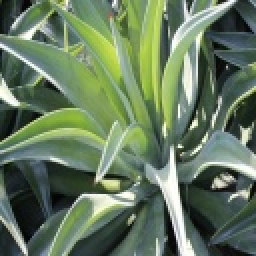
#> input picture dataset/test/Agave americana/100.JPG, 128 x 128 px, given as the content of the folder Dataset/train, which was not available (shown 2 times larger)
$ python main.py
#> lines starting #> are read from the running program, lines starting #| are printed output that depends on the picture; pictures that were not available may be replaced by others from this repository, and a replacement may not be noted
### visualizer.py
import matplotlib.pyplot as plt
import seaborn as sns
from PIL import Image
import numpy as np

class DatasetVisualizer:
    def __init__(self, dataset):
        self.dataset = dataset

    def plot_class_distribution(self, figsize=(15, 5)):
        plt.figure(figsize=figsize)
        class_dist = self.dataset.load_metadata()["class_distribution"]
        plt.bar(range(len(class_dist)), list(class_dist.values()))
        plt.title(f'{"Train" if self.dataset.is_train else "Test"} Dataset Class Distribution')
        plt.xlabel('Class Index')
        plt.ylabel('Number of Images')
        plt.show()

    def show_sample_images(self, num_samples=5, figsize=(15, 3)):
        plt.figure(figsize=figsize)
        images, labels = self.dataset.get_batch(num_samples)

        for i in range(num_samples):
            plt.subplot(1, num_samples, i+1)
            plt.imshow(images[i])
            plt.title(f'Class: {self.dataset.classes[labels[i]]}')
            plt.axis('off')
        plt.show()

    def analyze_image_sizes(self, sample_size=100):
        widths, heights = [], []
        for i in range(min(sample_size, len(self.dataset.image_paths))):
            stats = self.dataset.preprocessor.get_image_stats(self.dataset.image_paths[i])
            widths.append(stats["size"][0])
            heights.append(stats["size"][1])

        plt.figure(figsize=(12, 4))
        plt.subplot(1, 2, 1)
        plt.hist(widths, bins=30)
        plt.title('Image Width Distribution')
        plt.subplot(1, 2, 2)
        plt.hist(heights, bins=30)
        plt.title('Image Height Distribution')
        plt.show()

### dataset.py
import os
from PIL import Image
import numpy as np
from sklearn.model_selection import train_test_split
from collections import Counter

class BaseDataset:
    def __init__(self, base_dir):
        self.base_dir = base_dir
        self.classes = []
        self.image_paths = []
        self.labels = []

    def load_metadata(self):
        """Load basic dataset metadata"""
        return {
            "total_images": len(self.image_paths),
            "num_classes": len(self.classes),
            "class_distribution": Counter(self.labels)
        }

class ImagePreprocessor:
    @staticmethod
    def preprocess_image(image_path, target_size=(224, 224)):
        img = Image.open(image_path)
        img = img.convert('RGB')
        img = img.resize(target_size)
        return np.array(img) / 255.0

    @staticmethod
    def get_image_stats(image_path):
        img = Image.open(image_path)
        return {
            "size": img.size,
            "mode": img.mode,
            "format": img.format
        }

class VNPlant200Dataset(BaseDataset):
    def __init__(self, base_dir, is_train=True):
        super().__init__(base_dir)
        self.is_train = is_train
        self.data_dir = os.path.join(base_dir, 'train' if is_train else 'test')
        self.preprocessor = ImagePreprocessor()
        self._load_dataset()

    def _load_dataset(self):
        self.classes = sorted(os.listdir(self.data_dir))
        for class_idx, class_name in enumerate(self.classes):
            class_path = os.path.join(self.data_dir, class_name)
            for img_name in os.listdir(class_path):
                img_path = os.path.join(class_path, img_name)
                self.image_paths.append(img_path)
                self.labels.append(class_idx)

    def get_batch(self, batch_size=32, target_size=(224, 224)):
        indices = np.random.choice(len(self.image_paths), batch_size)
        batch_images = []
        batch_labels = []

        for idx in indices:
            img = self.preprocessor.preprocess_image(
                self.image_paths[idx],
                target_size
            )
            batch_images.append(img)
            batch_labels.append(self.labels[idx])

        return np.array(batch_images), np.array(batch_labels)

### main.py
from dataset import VNPlant200Dataset
from visualizer import DatasetVisualizer

def main():
    # Initialize datasets
    train_dataset = VNPlant200Dataset("Dataset", is_train=True)
    test_dataset = VNPlant200Dataset("Dataset", is_train=False)

    # Create visualizers
    train_vis = DatasetVisualizer(train_dataset)
    test_vis = DatasetVisualizer(test_dataset)

    # Print dataset information
    print("\n=== Train Dataset Information ===")
    train_meta = train_dataset.load_metadata()
    print(f"Total images: {train_meta['total_images']}")
    print(f"Number of classes: {train_meta['num_classes']}")

    print("\n=== Test Dataset Information ===")
    test_meta = test_dataset.load_metadata()
    print(f"Total images: {test_meta['total_images']}")
    print(f"Number of classes: {test_meta['num_classes']}")

    # Visualize datasets
    train_vis.plot_class_distribution()
#> in plot_class_distribution, `plt.show()`:
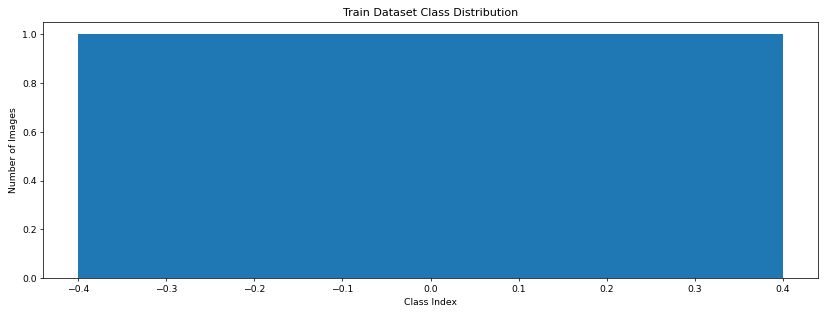
#> figure drawn by matplotlib, 1 panel
    train_vis.show_sample_images()
#> in preprocess_image, img is the input picture: PIL image 128x128 RGB; mean R, G, B 101.7, 121.5, 95.1
#> in preprocess_image, `img = img.resize(target_size)`:
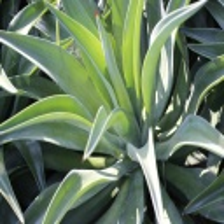
#> img: PIL image 224x224 RGB; mean R, G, B 101.7, 121.5, 95.1
#> in show_sample_images, `plt.show()`:
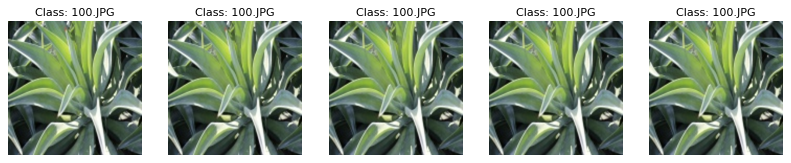
#> figure drawn by matplotlib, 5 panels
    train_vis.analyze_image_sizes()
#> in analyze_image_sizes, `plt.show()`:
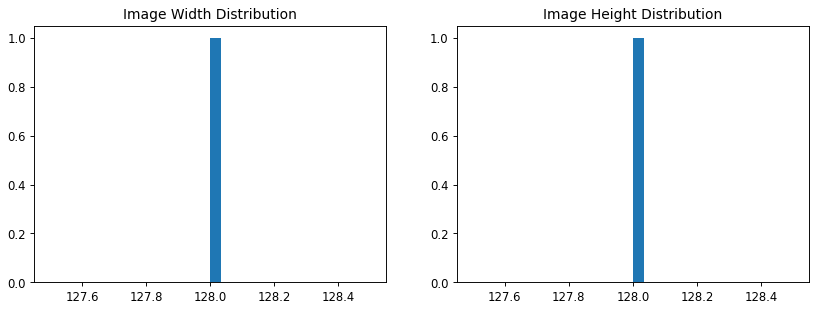
#> figure drawn by matplotlib, 2 panels; panel 1: tallest bar 1 high, from x = 128 to 128; panel 2: tallest bar 1 high, from x = 128 to 128

if __name__ == "__main__":
    main()
